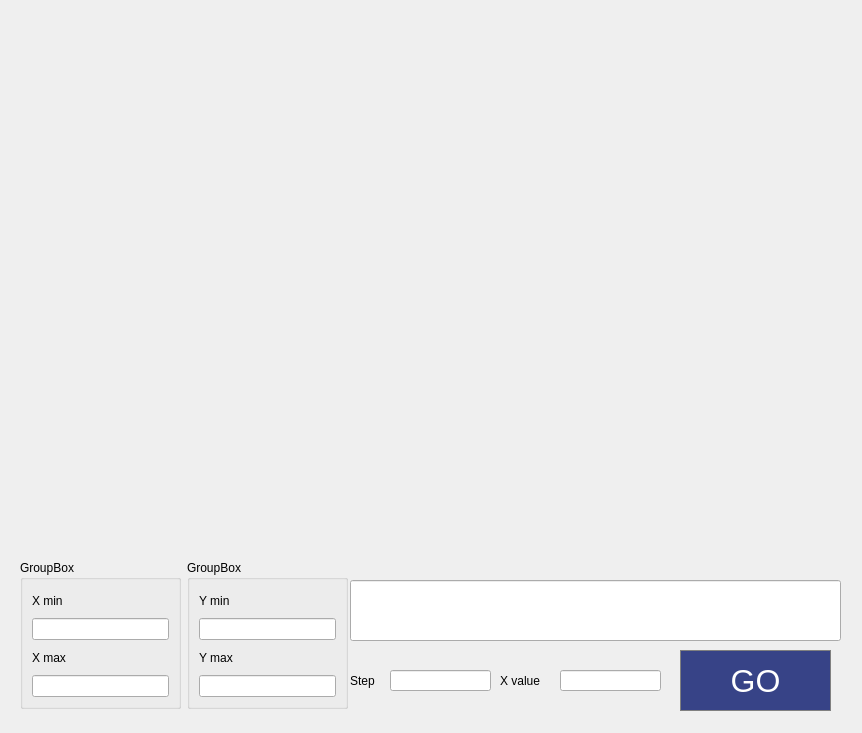
<?xml version="1.0" encoding="UTF-8"?>
<ui version="4.0">
 <class>PLOT</class>
 <widget class="QDialog" name="PLOT">
  <property name="geometry">
   <rect>
    <x>0</x>
    <y>0</y>
    <width>862</width>
    <height>733</height>
   </rect>
  </property>
  <property name="windowTitle">
   <string>Dialog</string>
  </property>
  <widget class="QCustomPlot" name="plot_res" native="true">
   <property name="geometry">
    <rect>
     <x>20</x>
     <y>20</y>
     <width>821</width>
     <height>541</height>
    </rect>
   </property>
  </widget>
  <widget class="QLineEdit" name="expression">
   <property name="geometry">
    <rect>
     <x>350</x>
     <y>580</y>
     <width>491</width>
     <height>61</height>
    </rect>
   </property>
   <property name="font">
    <font>
     <pointsize>24</pointsize>
    </font>
   </property>
  </widget>
  <widget class="QPushButton" name="pushButton_GO_PLOT">
   <property name="geometry">
    <rect>
     <x>680</x>
     <y>650</y>
     <width>151</width>
     <height>61</height>
    </rect>
   </property>
   <property name="font">
    <font>
     <pointsize>24</pointsize>
    </font>
   </property>
   <property name="styleSheet">
    <string notr="true">QPushButton {
  background-color: rgb(55, 67, 135);
  color: white; 
  border: 1px solid gray;
}

QPushButton:pressed {
    background-color: qlineargradient(x1: 0, y1: 0, x2: 0, y2: 1,
                                      stop: 0 #001f5f, stop: 1 #0f2056);
}</string>
   </property>
   <property name="text">
    <string>GO</string>
   </property>
  </widget>
  <widget class="QWidget" name="layoutWidget">
   <property name="geometry">
    <rect>
     <x>20</x>
     <y>560</y>
     <width>328</width>
     <height>149</height>
    </rect>
   </property>
   <layout class="QGridLayout" name="gridLayout">
    <item row="0" column="0">
     <widget class="QGroupBox" name="groupBox">
      <property name="title">
       <string>GroupBox</string>
      </property>
      <layout class="QVBoxLayout" name="verticalLayout">
       <item>
        <widget class="QLabel" name="label">
         <property name="text">
          <string>X min</string>
         </property>
        </widget>
       </item>
       <item>
        <widget class="QLineEdit" name="Xmin"/>
       </item>
       <item>
        <widget class="QLabel" name="label_2">
         <property name="text">
          <string>X max</string>
         </property>
        </widget>
       </item>
       <item>
        <widget class="QLineEdit" name="Xmax"/>
       </item>
      </layout>
     </widget>
    </item>
    <item row="0" column="1">
     <widget class="QGroupBox" name="groupBox_2">
      <property name="title">
       <string>GroupBox</string>
      </property>
      <layout class="QVBoxLayout" name="verticalLayout_4">
       <item>
        <widget class="QLabel" name="label_7">
         <property name="text">
          <string>Y min</string>
         </property>
        </widget>
       </item>
       <item>
        <widget class="QLineEdit" name="Ymin"/>
       </item>
       <item>
        <widget class="QLabel" name="label_8">
         <property name="text">
          <string>Y max</string>
         </property>
        </widget>
       </item>
       <item>
        <widget class="QLineEdit" name="Ymax"/>
       </item>
      </layout>
     </widget>
    </item>
   </layout>
  </widget>
  <widget class="QLabel" name="label_3">
   <property name="geometry">
    <rect>
     <x>350</x>
     <y>670</y>
     <width>31</width>
     <height>21</height>
    </rect>
   </property>
   <property name="text">
    <string>Step</string>
   </property>
  </widget>
  <widget class="QLineEdit" name="Step">
   <property name="geometry">
    <rect>
     <x>390</x>
     <y>670</y>
     <width>101</width>
     <height>21</height>
    </rect>
   </property>
  </widget>
  <widget class="QLabel" name="label_4">
   <property name="geometry">
    <rect>
     <x>500</x>
     <y>670</y>
     <width>51</width>
     <height>21</height>
    </rect>
   </property>
   <property name="text">
    <string>X value</string>
   </property>
  </widget>
  <widget class="QLineEdit" name="x_value">
   <property name="geometry">
    <rect>
     <x>560</x>
     <y>670</y>
     <width>101</width>
     <height>21</height>
    </rect>
   </property>
  </widget>
 </widget>
 <customwidgets>
  <customwidget>
   <class>QCustomPlot</class>
   <extends>QWidget</extends>
   <header>qcustomplot.h</header>
   <container>1</container>
  </customwidget>
 </customwidgets>
 <resources/>
 <connections/>
</ui>
